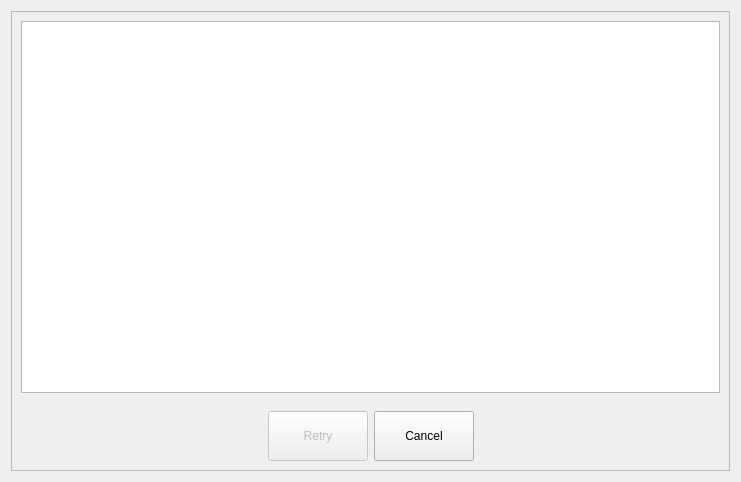
<?xml version="1.0" encoding="UTF-8"?>
<ui version="4.0">
 <class>DlgPrintTaxSM</class>
 <widget class="QDialog" name="DlgPrintTaxSM">
  <property name="geometry">
   <rect>
    <x>0</x>
    <y>0</y>
    <width>741</width>
    <height>482</height>
   </rect>
  </property>
  <property name="windowTitle">
   <string>Print tax</string>
  </property>
  <layout class="QHBoxLayout" name="horizontalLayout">
   <item>
    <widget class="QFrame" name="frame">
     <property name="frameShape">
      <enum>QFrame::StyledPanel</enum>
     </property>
     <property name="frameShadow">
      <enum>QFrame::Raised</enum>
     </property>
     <layout class="QVBoxLayout" name="verticalLayout">
      <property name="spacing">
       <number>0</number>
      </property>
      <property name="leftMargin">
       <number>0</number>
      </property>
      <property name="topMargin">
       <number>0</number>
      </property>
      <property name="rightMargin">
       <number>0</number>
      </property>
      <property name="bottomMargin">
       <number>0</number>
      </property>
      <item>
       <widget class="QWidget" name="widget_2" native="true">
        <property name="sizePolicy">
         <sizepolicy hsizetype="Preferred" vsizetype="Preferred">
          <horstretch>0</horstretch>
          <verstretch>2</verstretch>
         </sizepolicy>
        </property>
        <layout class="QHBoxLayout" name="horizontalLayout_3">
         <item>
          <widget class="QPlainTextEdit" name="teResult"/>
         </item>
        </layout>
       </widget>
      </item>
      <item>
       <widget class="QWidget" name="widget" native="true">
        <layout class="QHBoxLayout" name="horizontalLayout_2">
         <item>
          <spacer name="horizontalSpacer">
           <property name="orientation">
            <enum>Qt::Horizontal</enum>
           </property>
           <property name="sizeHint" stdset="0">
            <size>
             <width>231</width>
             <height>20</height>
            </size>
           </property>
          </spacer>
         </item>
         <item>
          <widget class="QPushButton" name="btnRetry">
           <property name="enabled">
            <bool>false</bool>
           </property>
           <property name="minimumSize">
            <size>
             <width>100</width>
             <height>50</height>
            </size>
           </property>
           <property name="maximumSize">
            <size>
             <width>100</width>
             <height>50</height>
            </size>
           </property>
           <property name="text">
            <string>Retry</string>
           </property>
           <property name="icon">
            <iconset resource="res.qrc">
             <normaloff>:/images/refresh.png</normaloff>:/images/refresh.png</iconset>
           </property>
          </widget>
         </item>
         <item>
          <widget class="QPushButton" name="btnCancel">
           <property name="minimumSize">
            <size>
             <width>100</width>
             <height>50</height>
            </size>
           </property>
           <property name="maximumSize">
            <size>
             <width>100</width>
             <height>50</height>
            </size>
           </property>
           <property name="text">
            <string>Cancel</string>
           </property>
          </widget>
         </item>
         <item>
          <spacer name="horizontalSpacer_2">
           <property name="orientation">
            <enum>Qt::Horizontal</enum>
           </property>
           <property name="sizeHint" stdset="0">
            <size>
             <width>230</width>
             <height>20</height>
            </size>
           </property>
          </spacer>
         </item>
        </layout>
       </widget>
      </item>
     </layout>
    </widget>
   </item>
  </layout>
 </widget>
 <resources>
  <include location="res.qrc"/>
 </resources>
 <connections/>
</ui>
